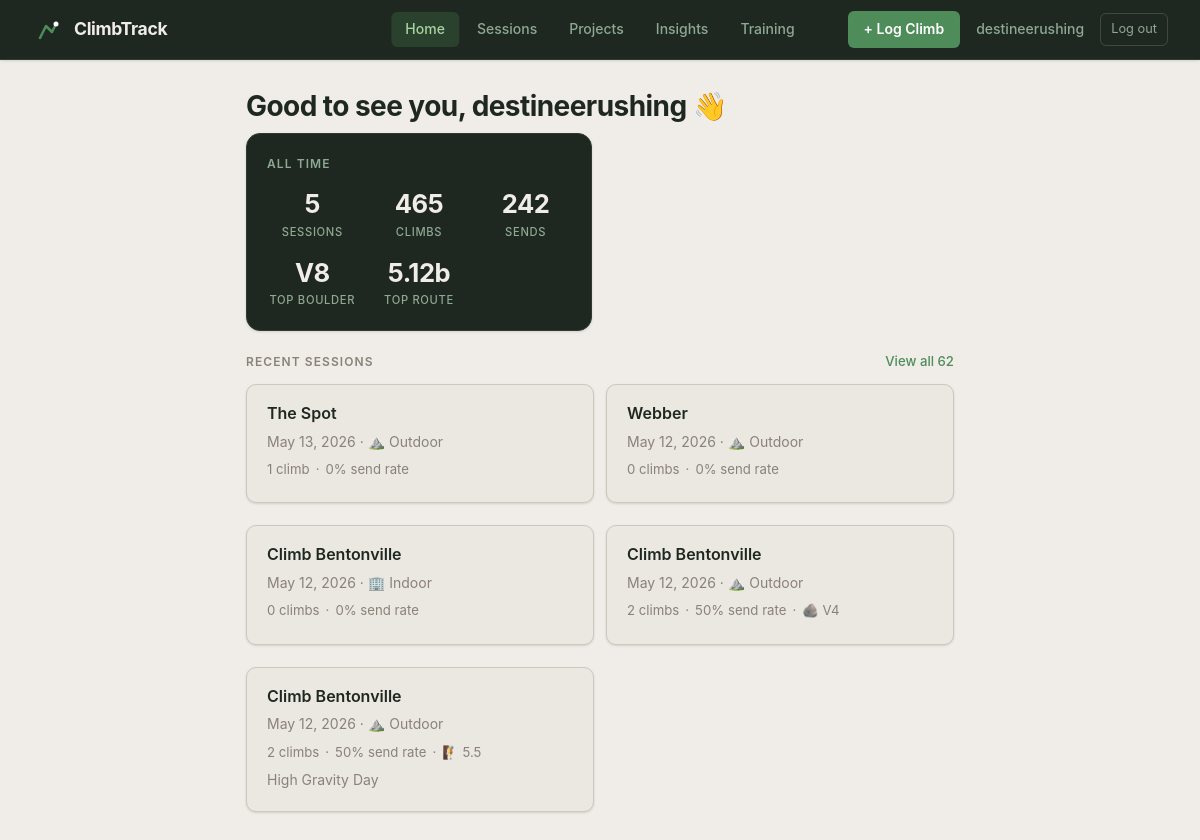
Screenshot of / (signed in) with the database file from the repository.
### app.py (models this page shows, shortened)
class User(UserMixin, db.Model):
    id = db.Column(db.Integer, primary_key=True)
    email = db.Column(db.String(150), unique=True, nullable=False)
    display_name = db.Column(db.String(100), nullable=False)
    password_hash = db.Column(db.String(256), nullable=False)
    created_at = db.Column(db.DateTime, default=datetime.utcnow)
    sessions = db.relationship('Session', backref='user', lazy=True)

class Climb(db.Model):
    id = db.Column(db.Integer, primary_key=True)
    session_id = db.Column(db.Integer, db.ForeignKey('session.id'), nullable=True)
    route_id = db.Column(db.Integer, db.ForeignKey('route.id'), nullable=True)
    climb_name = db.Column(db.String(100))
    discipline = db.Column(db.String(20), default='boulder')  # 'boulder' or 'route'
    grade = db.Column(db.String(20))
    attempts = db.Column(db.Integer)
    result = db.Column(db.String(20), default='attempt')
    notes = db.Column(db.String(500))
    style_tags = db.Column(db.String(300))  # comma-separated e.g. "crimp,overhang"
    photo_filename = db.Column(db.String(200))
    video_url = db.Column(db.String(500))

class Session(db.Model):
    id = db.Column(db.Integer, primary_key=True)
    date = db.Column(db.DateTime, default=datetime.utcnow)
    gym_id = db.Column(db.Integer, db.ForeignKey('gym.id'), nullable=True)
    user_id = db.Column(db.Integer, db.ForeignKey('user.id'), nullable=True)
    location = db.Column(db.String(100))
    session_type = db.Column(db.String(20), default='indoor')
    notes = db.Column(db.String(300))
    climbs = db.relationship('Climb', backref='session', lazy=True)

class Gym(db.Model):
    id = db.Column(db.Integer, primary_key=True)
    name = db.Column(db.String(100), nullable=False, unique=True)
    address = db.Column(db.String(200))
    is_outdoor = db.Column(db.Boolean, default=False)
    image_filename = db.Column(db.String(200))
    created_at = db.Column(db.DateTime, default=datetime.utcnow)
    sessions = db.relationship('Session', backref='gym', lazy=True)
    routes = db.relationship('Route', backref='gym', lazy=True)

### app.py (the view, shortened to what this page needs)
@app.route("/")
@login_required
def home():
    sessions = Session.query.order_by(Session.date.desc()).limit(5).all()
    total_sessions_count = Session.query.count()
    session_stats = {s.id: compute_stats(s.climbs) for s in sessions}
    all_climbs = Climb.query.all()
    all_time = compute_stats(all_climbs)
    all_time['total_sessions'] = len(sessions)
    from datetime import date
    today = datetime.utcnow()
    this_month_start = today.replace(day=1, hour=0, minute=0, second=0, microsecond=0)
    last_month_start = (this_month_start.replace(day=1) - __import__('datetime').timedelta(days=1)).replace(day=1)
    this_month_climbs = [c for c in all_climbs if c.session and c.session.date >= this_month_start]
    last_month_climbs = [c for c in all_climbs if c.session and last_month_start <= c.session.date < this_month_start]
    this_month_stats = compute_stats(this_month_climbs)
    last_month_stats = compute_stats(last_month_climbs)
    rate_diff = this_month_stats['send_rate'] - last_month_stats['send_rate'] if last_month_climbs else None
    tag_counts = {}
    for c in this_month_climbs:
        for tag in c.get_style_tags():
            tag_counts[tag] = tag_counts.get(tag, 0) + 1
    top_tag = max(tag_counts, key=tag_counts.get) if tag_counts else None
    session_dates = sorted(set(s.date.date() for s in sessions), reverse=True)
    streak = 0
    if session_dates:
        from datetime import date, timedelta
        check = date.today()
        for d in session_dates:
            if d == check or d == check - timedelta(days=1):
                streak += 1
                check = d
            else:
                break
    trends = {
        'this_month_climbs': this_month_stats['total'],
        'last_month_climbs': last_month_stats['total'],
        'this_month_sends': this_month_stats['sends'],
        'this_month_send_rate': this_month_stats['send_rate'],
        'rate_diff': rate_diff,
        'top_tag': top_tag,
        'streak': streak,
    }
    cotm = None
    this_month_sends = [
        c for c in this_month_climbs
        if c.result in SEND_RESULTS and c.grade and c.discipline
    ]
    return render_template(
        "index.html",
        sessions=sessions,
        session_stats=session_stats,
        all_time=all_time,
        trends=trends,
        cotm=cotm,
        result_labels=RESULT_LABELS,
        total_sessions_count=total_sessions_count,
    )

### app.py (called while the page is built)
@login_manager.user_loader
def load_user(user_id):
    return User.query.get(int(user_id))

def compute_stats(climbs):
    total = len(climbs)
    sends = sum(1 for c in climbs if c.result in SEND_RESULTS)
    send_rate = round((sends / total) * 100) if total > 0 else 0
    sent_climbs = [c for c in climbs if c.result in SEND_RESULTS and c.grade]
    def find_hardest(discipline):
        candidates = [c.grade for c in sent_climbs if c.discipline == discipline]
        if not candidates:
            return None
        return max(candidates, key=lambda g: GRADE_RANK.get((discipline, g), -1))
    hardest_boulder = find_hardest('boulder')
    hardest_route = find_hardest('route')
    breakdown = {rt: sum(1 for c in climbs if c.result == rt) for rt in RESULT_TYPES}
    return {
        'total': total,
        'sends': sends,
        'send_rate': send_rate,
        'hardest_boulder': hardest_boulder,
        'hardest_route': hardest_route,
        'breakdown': breakdown,
    }

### templates/index.html (shortened to what this page needs)
<!DOCTYPE html>
<html>
<head>
    <link rel="stylesheet" href="{{ url_for('static', filename='style.css') }}">
</head>
<body>
    <header class="desktop-nav">
        <a href="/" class="desktop-nav-logo">
            <span class="desktop-nav-wordmark">ClimbTrack</span>
        </a>
        <nav class="desktop-nav-links">
            <a href="/" class="desktop-nav-link active">Home</a>
            <a href="/gyms" class="desktop-nav-link">Sessions</a>
            <a href="/projects" class="desktop-nav-link">Projects</a>
            <a href="/insights" class="desktop-nav-link">Insights</a>
            <a href="/training" class="desktop-nav-link">Training</a>
        </nav>
        <div class="desktop-nav-user">
            <a href="/session/new" class="desktop-nav-cta">+ Log Climb</a>
            <span class="desktop-nav-name">{{ current_user.display_name }}</span>
            <a href="/logout" class="desktop-nav-logout">Log out</a>
        </div>
    </header>
    <h1>Good to see you, {{ current_user.display_name.split()[0] }} 👋</h1>
    {% if all_time.total > 0 %}
    <div class="dashboard-grid">
        <div class="stats-card stats-card-dark">
            <h3>All Time</h3>
            <div class="stats-grid stats-grid-3">
                <div class="stat">
                    <div class="stat-value">{{ all_time.total_sessions }}</div>
                    <div class="stat-label">Sessions</div>
                </div>
                <div class="stat">
                    <div class="stat-value">{{ all_time.total }}</div>
                    <div class="stat-label">Climbs</div>
                </div>
                <div class="stat">
                    <div class="stat-value">{{ all_time.sends }}</div>
                    <div class="stat-label">Sends</div>
                </div>
                <div class="stat">
                    <div class="stat-value">{{ all_time.hardest_boulder or '—' }}</div>
                    <div class="stat-label">Top Boulder</div>
                </div>
                <div class="stat">
                    <div class="stat-value">{{ all_time.hardest_route or '—' }}</div>
                    <div class="stat-label">Top Route</div>
                </div>
            </div>
        </div>
    </div>
    {% endif %}
    <div class="section-header">
        <p class="section-heading" style="margin: 0">Recent Sessions</p>
        {% if total_sessions_count > 5 %}
        <a href="/gyms" class="view-all-link">View all {{ total_sessions_count }}</a>
        {% endif %}
    </div>
    {% if sessions %}
        <div class="card-grid">
        {% for session in sessions %}
        {% set stats = session_stats[session.id] %}
        <div class="card">
            <h3><a href="/session/{{ session.id }}">{{ session.gym.name if session.gym else session.location }}</a></h3>
            <p class="muted">
                {{ session.date.strftime('%B %d, %Y') }} ·
                {% if session.session_type == 'outdoor' %}⛰️ Outdoor{% else %}🏢 Indoor{% endif %}
            </p>
            <div class="mini-stats">
                <span>{{ stats.total }} climb{% if stats.total != 1 %}s{% endif %}</span>
                <span>·</span>
                <span>{{ stats.send_rate }}% send rate</span>
                {% if stats.hardest_boulder %}
                <span>·</span>
                <span>🪨 {{ stats.hardest_boulder }}</span>
                {% endif %}
                {% if stats.hardest_route %}
                <span>·</span>
                <span>🧗 {{ stats.hardest_route }}</span>
                {% endif %}
            </div>
            {% if session.notes %}
            <p class="muted">{{ session.notes }}</p>
            {% endif %}
        </div>
        {% endfor %}
        </div>
    {% else %}
        <div class="empty-state">
            <div class="empty-state-icon">🧗</div>
            <p>No sessions yet — hit the + button to start tracking!</p>
        </div>
    {% endif %}
</body>
</html>

### rows the page displays
User: display_name "destineerushing"
Climb: grade "V8"
Climb: grade "5.12b"
Climb: hardest_boulder "V4"
Climb: hardest_route "5.5"

### other values shown
{{ all_time.total_sessions }} "5"
{{ all_time.total }} "465"
{{ all_time.sends }} "242"
{{ total_sessions_count }} "62"
{{ session.gym.name if session.gym else session.location }} "The Spot"
{{ session.date.strftime('%B %d, %Y') }} "May 13, 2026"
{{ stats.total }} "1"
{{ stats.send_rate }} "0"
{{ session.gym.name if session.gym else session.location }} "Webber"
{{ session.date.strftime('%B %d, %Y') }} "May 12, 2026"
{{ stats.total }} "0"
{{ session.gym.name if session.gym else session.location }} "Climb Bentonville"
{{ stats.total }} "2"
{{ stats.send_rate }} "50"
{{ session.notes }} "High Gravity Day"
